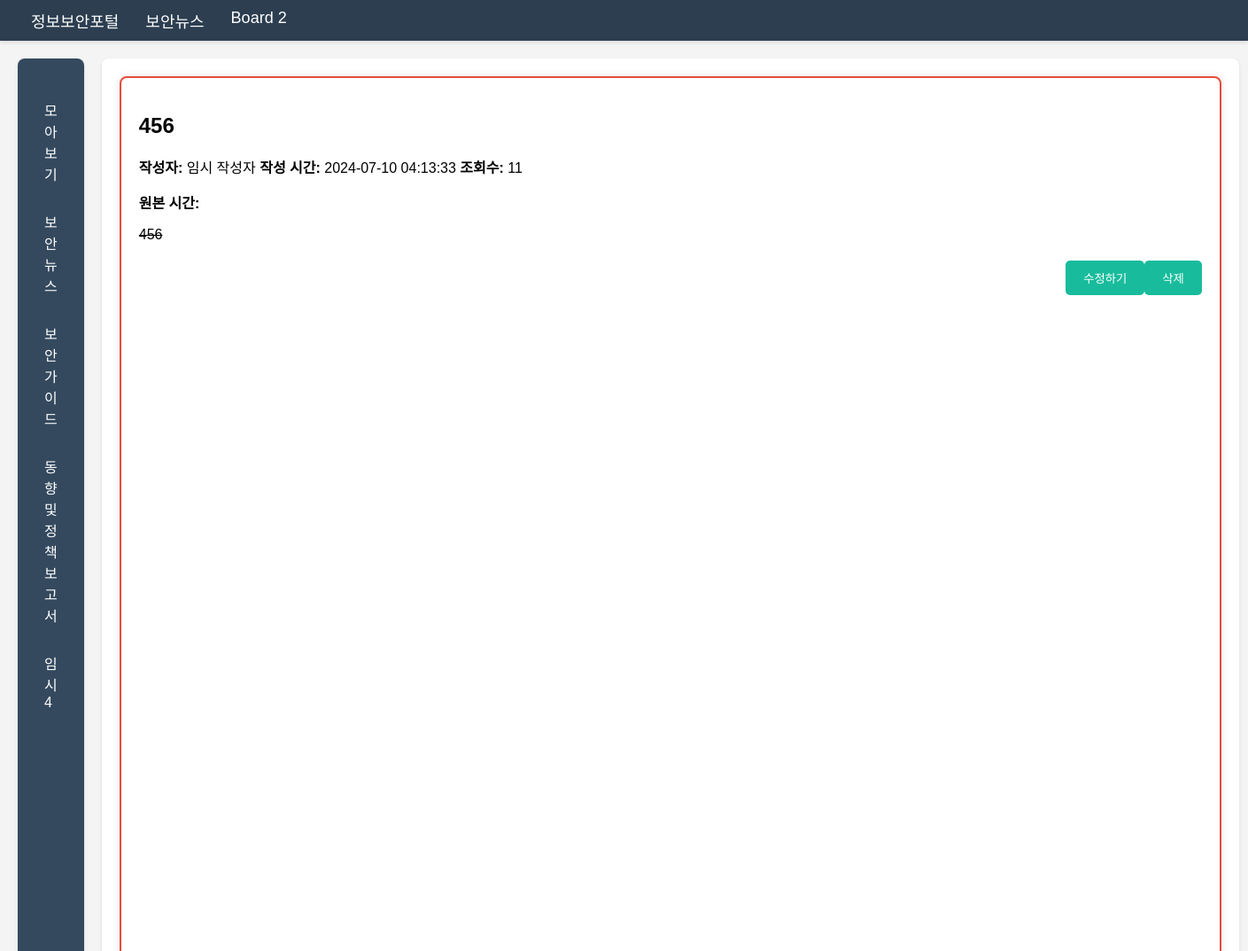
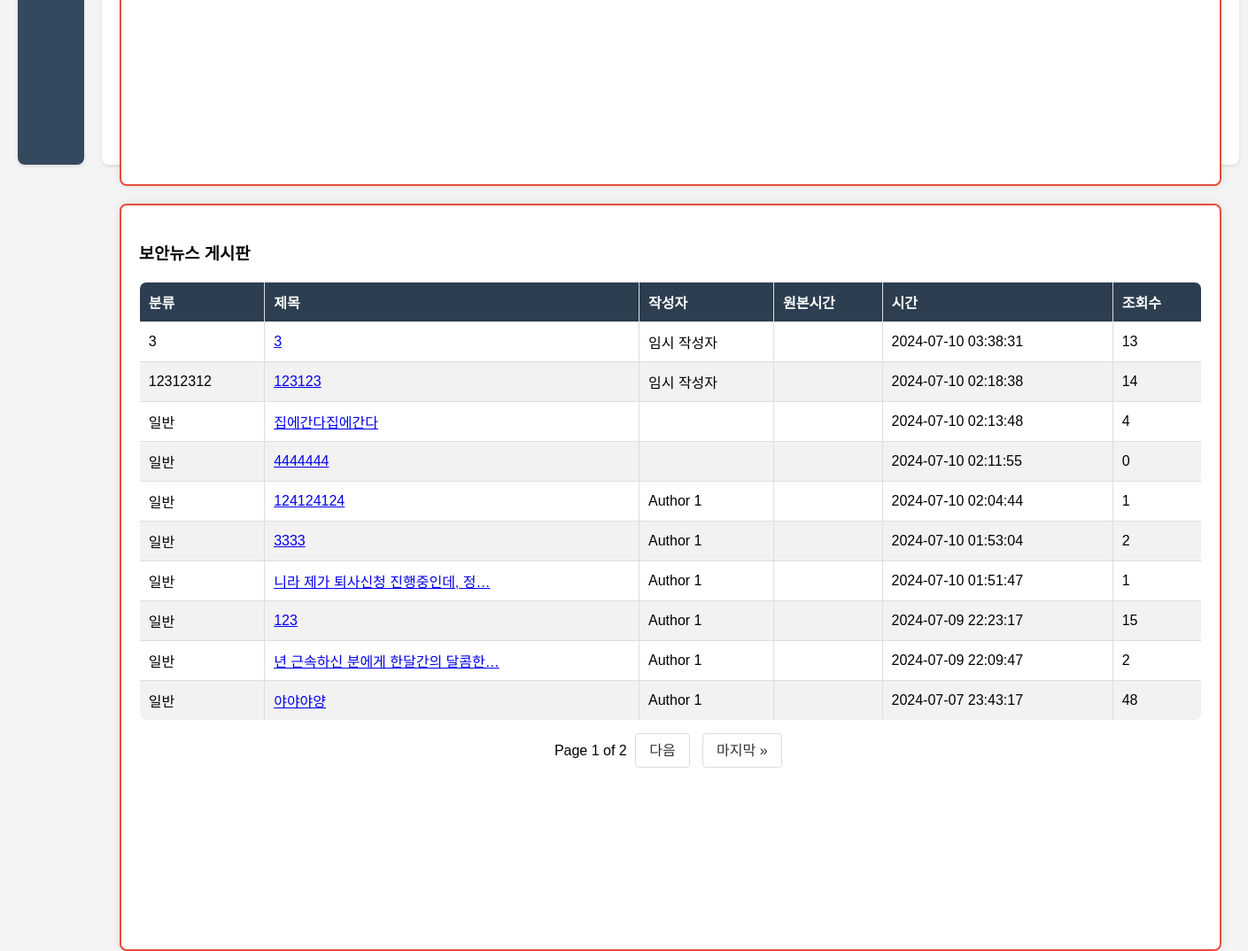
Page /board1/detail/136/ on the committed database (2 pictures, top to bottom).
### board1/models.py (models this page shows, shortened)
class Post(models.Model):
    title = models.CharField(max_length=200)
    category = models.CharField(max_length=100)
    subcategory = models.CharField(max_length=100, default='일반')
    content = RichTextField()
    original_time = models.CharField(max_length=100, blank=True, null=True)
    attachment = models.FileField(upload_to='attachments/', null=True, blank=True)
    author = models.CharField(max_length=50, default='임시 작성자')
    created_at = models.DateTimeField(auto_now_add=True)
    views = models.PositiveIntegerField(default=0)

### board1/views.py (the view)
# urls.py: path('detail/<int:post_id>/', views.post_detail, name='post_detail'),
def post_detail(request, post_id):
    post = get_object_or_404(Post, id=post_id)
    post.views += 1
    post.save()
    related_posts = Post.objects.filter(category=post.category).exclude(id=post_id).order_by('-created_at')[:10]
    category_posts = Post.objects.filter(category=post.category).order_by('-created_at')
    total_posts = category_posts.count()
    paginator = Paginator(category_posts, 15)
    page_number = request.GET.get('page')
    page_obj = paginator.get_page(page_number)
    start_index = total_posts - (page_obj.start_index() - 1)
    category_name = CATEGORY_NAMES.get(post.category, 'Unknown')
    return render(request, 'board1/post_detail.html', {
        "post": post,
        "related_posts": related_posts,
        "page_obj": page_obj,
        "category_name": category_name,
        "total_posts": total_posts,
        "start_index": start_index
    })

### board1/templates/board1/post_detail.html (shortened to what this page needs)
{% extends "board_base.html" %}
{% block content %}
<div class="left-nav">
    <ul>
        <li><a href="{% url 'board1_index' %}">모아보기</a></li>
        <li><a href="{% url 'post_list' 'temp1' %}">보안뉴스</a></li>
        <li><a href="{% url 'post_list' 'temp2' %}">보안가이드</a></li>
        <li><a href="{% url 'post_list' 'temp3' %}">동향 및 정책보고서</a></li>
        <li><a href="{% url 'post_list' 'temp4' %}">임시4</a></li>
    </ul>
</div>
<div class="content">
    <div class="grid-item detailed-post" style="width: 1200px;">
        <h2 class="post-title">{{ post.title }}</h2>
        <div class="post-meta">
            <span><strong>작성자:</strong> {{ post.author }}</span>
            <span><strong>작성 시간:</strong> {{ post.created_at|date:"Y-m-d H:i:s" }}</span>
            <span><strong>조회수:</strong> {{ post.views }}</span>
        </div>
        <p><strong>원본 시간:</strong> {{ post.original_time|date:"Y-m-d H:i:s" }}</p>
        <div class="post-content">{{ post.content|safe }}</div>
        <div class="btn-container">
            <a href="{% url 'edit_post' post.id %}"><button>수정하기</button></a>
            <form method="post" action="{% url 'delete_post' post.id %}" style="display:inline;">
                <button type="submit">삭제</button>
            </form>
        </div>
    </div>
    <div class="grid-item" style="height: 800px; width: 1200px; margin-top: 20px;">
        <h3>{{ category_name }} 게시판</h3>
        <table>
            <thead>
                <tr>
                    <th>분류</th>
                    <th>제목</th>
                    <th>작성자</th>
                    <th>원본시간</th>
                    <th>시간</th>
                    <th>조회수</th>
                </tr>
            </thead>
            <tbody>
                {% for related_post in related_posts %}
                <tr>
                    <td>{{ related_post.subcategory }}</td>
                    <td><a href="{% url 'post_detail' related_post.id %}">{{ related_post.title|truncatechars:20 }}</a></td>
                    <td>{{ related_post.author }}</td>
                    <td>{{ related_post.original_time|date:"Y-m-d H:i:s" }}</td>
                    <td>{{ related_post.created_at|date:"Y-m-d H:i:s" }}</td>
                    <td>{{ related_post.views }}</td>
                </tr>
                {% endfor %}
            </tbody>
        </table>
        <div class="pagination">
            <span class="step-links">
                <span class="current">
                    Page {{ page_obj.number }} of {{ page_obj.paginator.num_pages }}
                </span>
                {% if page_obj.has_next %}
                    <a href="?page={{ page_obj.next_page_number }}">다음</a>
                    <a href="?page={{ page_obj.paginator.num_pages }}">마지막 &raquo;</a>
                {% endif %}
            </span>
        </div>
    </div>
</div>
{% endblock %}

### templates/board_base.html (style rules this page uses)
body { font-family: Arial, sans-serif; margin: 0; padding: 0; background-color: #f4f4f4; }
.left-nav { width: 220px; background-color: #34495e; color: #fff; padding: 20px; margin-right: 20px; border-radius: 8px; box-shadow: 0 2px 4px rgba(0, 0, 0, 0.1); }
.left-nav ul { list-style-type: none; padding: 0; }
.left-nav ul li { margin: 10px 0; }
.left-nav ul li a { color: #fff; text-decoration: none; padding: 10px; display: block; border-radius: 4px; transition: background-color 0.3s; }
.content { flex-grow: 1; background-color: #fff; padding: 20px; border-radius: 8px; box-shadow: 0 2px 4px rgba(0, 0, 0, 0.1); }
.grid-item { border: 2px solid #e74c3c; background-color: #fff; padding: 20px; box-shadow: 0 0 10px rgba(0, 0, 0, 0.1); height: 100%; border-radius: 8px; max-width: 100%; word-wrap: break-word; }
table { width: 100%; border-collapse: collapse; margin-top: 20px; border-radius: 8px; overflow: hidden; }
table, th, td { border: 1px solid #ddd; }
th, td { padding: 10px; text-align: left; }
th { background-color: #2c3e50; color: #fff; }
tr:nth-child(even) { background-color: #f2f2f2; }
.pagination { display: flex; justify-content: center; margin: 20px 0; }
.pagination a { margin: 0 5px; padding: 10px 15px; border: 1px solid #ddd; text-decoration: none; color: #333; border-radius: 4px; transition: background-color 0.3s; }
.btn-container { display: flex; justify-content: flex-end; margin: 20px 0; }
.btn-container button { padding: 10px 20px; background-color: #18bc9c; color: #fff; border: none; border-radius: 5px; cursor: pointer; transition: background-color 0.3s; }

### rows in the picture
Post: title "456", author "임시 작성자", created_at "2024-07-10 04:13:33", views "11", content "456"
Post: subcategory "3", title "3", author "임시 작성자", created_at "2024-07-10 03:38:31", views "13"
Post: subcategory "12312312", title "123123", author "임시 작성자", created_at "2024-07-10 02:18:38", views "14"
Post: subcategory "일반", title "집에간다집에간다", created_at "2024-07-10 02:13:48", views "4"
Post: subcategory "일반", title "4444444", created_at "2024-07-10 02:11:55", views "0"
Post: subcategory "일반", title "124124124", author "Author 1", created_at "2024-07-10 02:04:44", views "1"
Post: subcategory "일반", title "3333", author "Author 1", created_at "2024-07-10 01:53:04", views "2"
Post: subcategory "일반", title "니라 제가 퇴사신청 진행중인데, 정…", author "Author 1", created_at "2024-07-10 01:51:47", views "1"
Post: subcategory "일반", title "123", author "Author 1", created_at "2024-07-09 22:23:17", views "15"
Post: subcategory "일반", title "년 근속하신 분에게 한달간의 달콤한…", author "Author 1", created_at "2024-07-09 22:09:47", views "2"
Post: subcategory "일반", title "야야야양", author "Author 1", created_at "2024-07-07 23:43:17", views "48"

### other values in the picture
{{ category_name }} "보안뉴스"
{{ page_obj.number }} "1"
{{ page_obj.paginator.num_pages }} "2"
